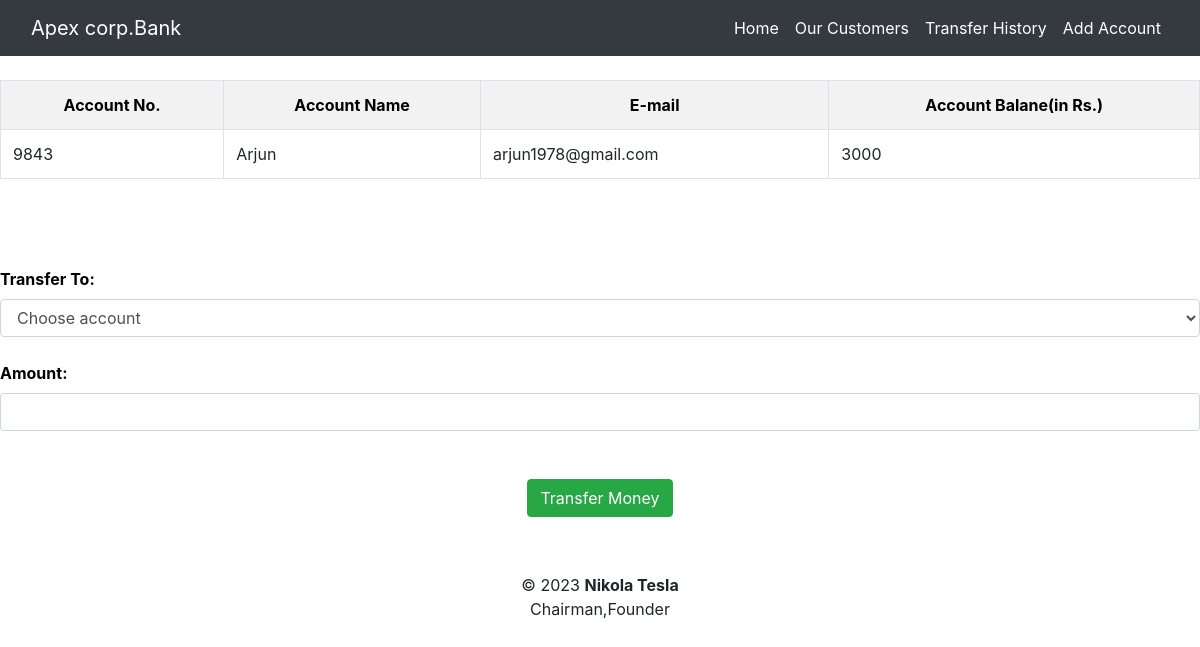
Page /transfer.php?tf=9843 on the committed database.
### tables this page shows
CREATE TABLE `account` (
  `accno` int(11) DEFAULT NULL,
  `name` varchar(255) NOT NULL,
  `mail` text NOT NULL,
  `amt` int(11) NOT NULL
);

### transfer.php (the view, shortened to what this page needs)
<!DOCTYPE html>
<html lang="en">
<head>
  <link rel="stylesheet" href="https://maxcdn.bootstrapcdn.com/bootstrap/4.5.2/css/bootstrap.min.css">
  <link rel="stylesheet"   href="CSS/Styles.css">
</head>
<body>
<nav class="navbar navbar-expand-lg navbar-dark bg-dark">
  <div class="container-fluid">
    <a class="navbar-brand" href="#">Apex corp.Bank </a>
    <div class="collapse navbar-collapse" id="navbarSupportedContent">
      <ul class="navbar-nav ml-auto">
        <li class="nav-item">
          <a class="nav-link active" aria-current="page" href="home.php">Home</a>
        </li>
        <li class="nav-item">
          <a class="nav-link active" aria-current="page" href="data.php">Our Customers</a>
        </li>
        <li class="nav-item">
          <a class="nav-link active" aria-current="page" href="tansferhistory.php">Transfer History</a>
        </li>
        <li class="nav-item">
          <a class="nav-link active" aria-current="page" href="newdata.php">Add Account</a>
        </li>
        </div>
      </div>
</nav>
<?php
             $connection = mysqli_connect("localhost","root","");
            ?>
            <form method="post" name="tcredit" class="tabletext" ><br>
        <div>
            <table class="table table-striped table-condensed table-bordered">
            <tr style="color : black;">
                    <th class="text-center">Account No.</th>
                    <th class="text-center">Account Name</th>
                    <th class="text-center">E-mail</th>
                    <th class="text-center">Account Balane(in Rs.)</th>
                </tr>
               <?php
                 $tf = $_GET['tf'];
                 $sql = "select * from account where accno = '$tf'";
                 $run = mysqli_query($connection,$sql);
                  while($row = mysqli_fetch_array($run))
                                {
                                    $accno = $row['accno'];
                                    $name = $row['name'];
                                    $mail = $row['mail'];
                                    $amt = $row['amt'];
                                ?>
                                        <td><?php echo $accno ?></td>
                                        <td><?php echo $name ?></td>
                                        <td><?php echo $mail ?></td>
                                        <td><?php echo $amt ?></td>
                                <?php $accno++; } ?>
            </table>
        </div>
        <br><br><br>
        <label style="color : black;"><b>Transfer To:</b></label>
        <select name="to" class="form-control" required>
            <option value="" disabled selected>Choose account</option>
        </select>
        <br>
            <label style="color : black;"><b>Amount:</b></label>
            <input type="number" class="form-control" name="amt" required>
            <br><br>
                <div class="text-center" >
            <button  class="btn btn-success" name="submit" type="submit" id="myBtn" >Transfer Money</button>
            </div>
        </form>
<footer class="text-center mt-2 py-5">
        <p>&copy 2023  <b>Nikola Tesla</b> </br>Chairman,Founder</p>
      </footer>
</body>
</html>

### rows in the picture
account: accno "9843", name "Arjun", mail "arjun1978@gmail.com", amt "3000"
